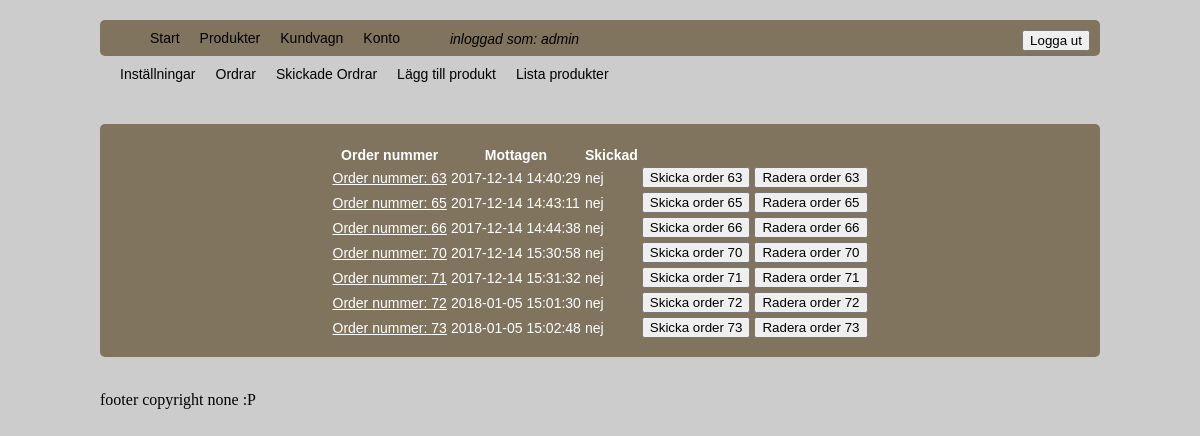
Screenshot of /account.php?adminOrders (signed in) with the database file from the repository.
### tables this page shows
CREATE TABLE `orders` (
  `order_id` int(10) UNSIGNED NOT NULL,
  `user_id` int(10) UNSIGNED NOT NULL,
  `order_date` datetime NOT NULL,
  `order_sent` varchar(45) NOT NULL DEFAULT 'nej',
  `order_date_sent` datetime DEFAULT NULL
);

### includes/admin.php (the view, shortened to what this page needs)
<?php
function adminMenu(){
  echo '<div class="admin"><ul><li><a href="?adminSettings">Inställningar</a></li>
  <li><a href="?adminOrders">Ordrar</a></li>
  <li><a href="?adminOrdersShipped">Skickade Ordrar</a></li>
  <li><a href="?addProduct">Lägg till produkt</a></li>
  <li><a href="?listProduct">Lista produkter</a></li></ul></div>';
}
function adminOrders(){
  include 'db.php';
  $sql = "SELECT * FROM orders WHERE order_sent='nej'";
  $result = mysqli_query($db_conn, $sql);
  if (mysqli_num_rows($result) > 0) {
    echo'<table>
    <tr>
      <th>Order nummer</th>
      <th>Mottagen</th>
      <th>Skickad</th>
      <th></th>
      <th></th>
    </tr>';
    while($row = mysqli_fetch_assoc($result)){
      echo'
      <tr><td>
      <a href="?viewOder&id=' . $row['order_id'] . '">Order nummer: '.$row['order_id'].'</a>
      </td><td>'
      . $row['order_date'] . '</td><td>'
      . $row['order_sent'] .'</td><td>'
      . '<form action="includes/admin.php" method="POST">
        <input type="hidden" name="order_id" value="'.$row['order_id'].'">
        <button type="submit" name="send-order">Skicka order ' . $row['order_id'] . '</button>
      </form>'
      . '</td><td>'
      . '<form action="includes/admin.php" method="POST">
        <input type="hidden" name="order_id" value="'.$row['order_id'].'">
        <button type="submit" name="delete-order">Radera order ' . $row['order_id'] . '</button>
      </form>'
      .'</td></tr>';
    }
    echo '</table>';
  } else {
    echo 'Det finns inga ej hanterade ordrar';
  }
}
?>

### header.php (shortened to what this page needs)
<?php
  include_once 'includes/menu-info.php';
?>
<!DOCTYPE html>
<html>
<head>
  <link rel="stylesheet" type="text/css" href="includes/style2.css">
</head>
<body>
  <header>
    <div class="main-wrapper">
      <div class="navg">
      <ul>
        <li><a href="index.php">Start</a></li>
        <li><a href="products.php">Produkter</a></li>
        <?php getMenu(); ?>
      </ul>
    </div>
  </div>
  </header>

### includes/menu-info.php (shortened to what this page needs)
<?php
function getMenu(){
  if(isset($_SESSION['user_id'])){
    echo '<li><a href="shoppingbasket.php">Kundvagn</a></li>
    <li><a href="account.php">Konto</a></li>
    <div class="login-as"><i>inloggad som: ' . $_SESSION['user_name'] . '</i>
    </div><div class="menu-button"><form class="menu-input" action="includes/logout.php" method="POST">
    <button type="submit" name="submit">Logga ut</button>
    </form></div>';
  }
}

### account.php (shortened to what this page needs)
<?php
  include_once 'header.php';
?>
<section class="main-container">
  <div class="main-content">
<div class="account-menu">
  <center>
    <?php
    if(isset($_SESSION['user_id'])){
      if($_SESSION['is_admin'] == 1){
        include_once 'includes/admin.php';
        adminMenu();
      } else {
        include_once 'includes/user.php';
        userMenu();
      }
    } else {
      header("Location: index.php");
    }
    ?>
  </center>
</div>
</div>
<div class="main-content">
</div>
<div class="main-content">
<div class="main-textarea">
  <center>
  <?php
  if(isset($_SESSION['user_id'])){
    if($_SESSION['is_admin'] == 1){
      if (isset($_GET['adminSettings'])) {
        adminSettings();
      }
      elseif (isset($_GET['adminOrders'])) {
        adminOrders();
      }
      elseif(isset($_GET['viewOder'])){
        adminViewOrder($_GET['id']);
      }
      elseif(isset($_GET['sendOder'])){
        echo $_GET['id'];
        adminSendOrder($_GET['id']);
      }
      elseif (isset($_GET['adminOrdersShipped'])) {
        adminOrdersShipped();
      }
      elseif (isset($_GET['addProduct'])) {
        addProduct();
      }
      elseif (isset($_GET['delOrder'])) {
        delOrder($_GET['id']);
      }
      elseif (isset($_GET['listProduct'])) {
        listProduct();
      }
      elseif (isset($_GET['editProduct'])) {
        editProduct($_GET['art']);
      } else {
        echo 'Välj alternativ ovan';
      }
    }
  } else {
    header("Location: index.php");
  }
  ?>
</center>
</div>
</div>
</section>
<?php
  include_once 'footer.php';
?>

### footer.php (shortened to what this page needs)
<footer>
  <div class="footer">
  <br>footer copyright none :P
</div>
</footer>
</body>
</html>

### includes/style2.css (style rules this page uses)
body { background-color: #ccc; }
.main-wrapper { margin: 0 auto; width: 1000px; }
.footer { margin: 0 auto; width: 1000px; }
.main-container { margin: 0 auto; width: 1000px; }
.account-menu { padding-left: 10px; border-radius: 5px; }
.navg { margin-top: 20px; border-radius: 5px; background-color: #81745f; }
.navg ul { list-style-type: line; margin: 0; overflow: hidden; }
.navg ul li { float: left; display: inline; }
.navg li a { display: block; font-family: arial; font-size: 14px; color: black; text-align: center; padding: 10px 10px; text-decoration: none; }
.navg a { text-decoration: none; }
.menu-button { padding-top: 10px; padding-right: 10px; float: right; }
.menu-input { float: left; }
.login-as { font-family: arial; font-size: 14px; float: left; color: black; margin-left: 40px; margin-top: 11px; }
.main-content { margin: 0 auto; width: 100%; border-radius: 5px; padding-bottom: 16px; }
.main-textarea { font-family: arial; font-size: 14px; color: white; background-color: #81745f; border-radius: 5px; padding-bottom: 16px; padding-top: 20px; }
.main-textarea a { color: white; }
.admin ul { list-style-type: line; margin: 0; padding: 0; overflow: hidden; }
.admin ul li { float: left; display: inline; }
.admin li a { display: block; font-family: arial; font-size: 14px; color: black; text-align: center; padding: 10px 10px; text-decoration: none; }
.admin a { text-decoration: none; }

### rows the page displays
orders: order_id "63", order_date "2017-12-14 14:40:29", order_sent "nej"
orders: order_id "65", order_date "2017-12-14 14:43:11", order_sent "nej"
orders: order_id "66", order_date "2017-12-14 14:44:38", order_sent "nej"
orders: order_id "70", order_date "2017-12-14 15:30:58", order_sent "nej"
orders: order_id "71", order_date "2017-12-14 15:31:32", order_sent "nej"
orders: order_id "72", order_date "2018-01-05 15:01:30", order_sent "nej"
orders: order_id "73", order_date "2018-01-05 15:02:48", order_sent "nej"

### other values shown
$_SESSION['user_name'] "admin"
